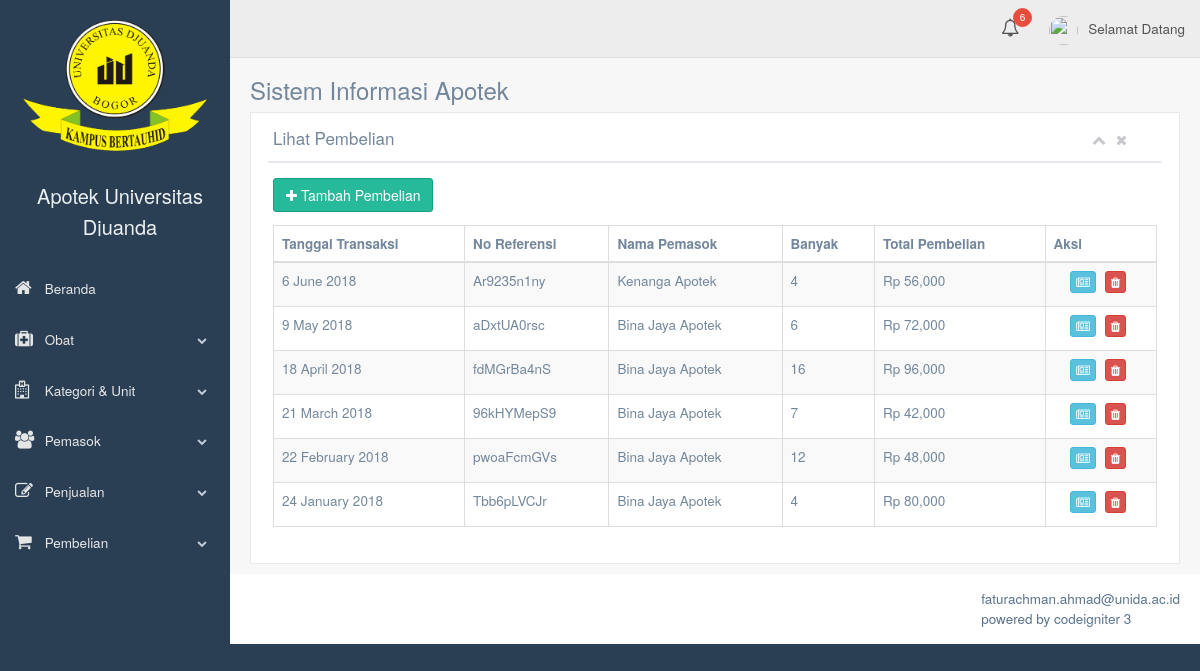
The app's page /example/table_purchase with its own data.
### tables this page shows
CREATE TABLE IF NOT EXISTS `table_purchase` (
  `id_pembelian` int(5) NOT NULL AUTO_INCREMENT,
  `ref` varchar(10) NOT NULL,
  `nama_obat` varchar(30) NOT NULL,
  `harga_beli` int(11) NOT NULL,
  `banyak` int(3) NOT NULL,
  `subtotal` int(11) NOT NULL,
  `nama_pemasok` varchar(40) NOT NULL,
  `tgl_beli` date NOT NULL,
  `grandtotal` int(11) NOT NULL,
  PRIMARY KEY (`id_pembelian`)
);

### application/libraries/Template.php (called while the page is built, shortened)
<?php
class Template {
    var $CI;
    function __construct() {
        $this->CI = & get_instance();
    }
    function set_parser($parser, $method = NULL) {
        $this->CI->load->library($parser);
    }
    function write_view($region, $view, $data = NULL, $overwrite = FALSE) {
        $content = $this->CI->load->view($view, $data, TRUE);
    }
}

### application/controllers/Example.php (called while the page is built, shortened)
<?php defined('BASEPATH') OR exit('No direct script access allowed');
class Example extends CI_Controller
{
	function __construct()
	{
        $data['nullstock'] = $this->apotek_data->countstock();
        $data['nullex'] = $this->apotek_data->countex();
        $this->template->write_view('sidenavs', 'template/default_sidenavs', true);
		$this->template->write_view('navs', 'template/default_topnavs.php', $data, true);
	}
	function table_purchase() {
		$data['table_purchase'] = $this->apotek_data->purchase()->result();
		$this->template->write('title', 'Lihat Pembelian', TRUE);
		$this->template->write('header', 'Sistem Informasi Apotek');
		$this->template->write_view('content', 'tes/table_purchase', $data, true);
		$this->template->render();
	}
}

### index.php (called while the page is built, shortened)
<?php
require_once BASEPATH.'core/CodeIgniter.php';

### application/models/apotek_data.php (called while the page is built, shortened)
<?php
class Apotek_data extends CI_Model
{
    function purchase()
    {
        $this->db->select('*');
            $this->db->select_sum('table_purchase.banyak');
            $this->db->group_by('ref');
            $this->db->order_by ('tgl_beli', 'DESC');
            $run_q = $this->db->get('table_purchase');
            return $run_q;
    }
}

### application/views/tes/table_purchase.php (the view, shortened to what this page needs)
<div class="row">
	<div class="col-md-12 col-sm-12 col-xs-12">
		<div class="x_panel">
			<div class="x_title">
				<h2>Lihat Pembelian</h2>
				<ul class="nav navbar-right panel_toolbox">
					<li><a class="collapse-link"><i class="fa fa-chevron-up"></i></a>
					</li>
					<li><a class="close-link"><i class="fa fa-close"></i></a>
					</li>
				</ul>
				<div class="clearfix">
				</div>
			</div>
			<div class="x_content">
				<a href="<?php echo base_url('example/form_purchase') ?>"><button type="button" class="btn btn-success" style="margin-bottom: 13px"><span class="fa fa-plus"></span> Tambah Pembelian </button></a>
				<table id="datatable-buttons" class="table table-striped table-bordered">
					<thead>
						<tr>
							<th>Tanggal Transaksi</th>
							<th>No Referensi</th>
							<th>Nama Pemasok</th>
							<th>Banyak</th>
							<th>Total Pembelian</th>
							<th>Aksi</th>
						</tr>
					</thead>
					<tbody>
						<?php foreach($table_purchase as $p){ ?>
						<tr>
							<td><?php echo date('j F Y',strtotime($p->tgl_beli)) ?></td>
							<td><?php echo $p->ref ?></td>
							<td><?php echo $p->nama_pemasok ?></td>
							<td><?php echo $p->banyak ?></td>
							<td>Rp <?php echo number_format($p->grandtotal) ?></td>
							<td style=" text-align: center;">
								<?php echo anchor('example/purchase_page/'.$p->ref, '<button class="btn btn-info btn-xs" type="button"><span class="fa fa-newspaper-o"></span></button>');?>
								<?php echo anchor('example/remove_purchase/'.$p->ref, '<button class="btn btn-danger btn-xs" type="button"><span class="fa fa-trash"></span></button>');?>
					         </td>
						</tr>
						<?php } ?>
					</tbody>
				</table>
		</div>
	</div>
	</div>
</div>

### records on screen
table_purchase: tgl_beli "6 June 2018", ref "Ar9235n1ny", nama_pemasok "Kenanga Apotek", banyak "4", grandtotal "56,000"
table_purchase: tgl_beli "9 May 2018", ref "aDxtUA0rsc", nama_pemasok "Bina Jaya Apotek", banyak "6", grandtotal "72,000"
table_purchase: tgl_beli "18 April 2018", ref "fdMGrBa4nS", nama_pemasok "Bina Jaya Apotek", banyak "16", grandtotal "96,000"
table_purchase: tgl_beli "21 March 2018", ref "96kHYMepS9", nama_pemasok "Bina Jaya Apotek", banyak "7", grandtotal "42,000"
table_purchase: tgl_beli "22 February 2018", ref "pwoaFcmGVs", nama_pemasok "Bina Jaya Apotek", banyak "12", grandtotal "48,000"
table_purchase: tgl_beli "24 January 2018", ref "Tbb6pLVCJr", nama_pemasok "Bina Jaya Apotek", banyak "4", grandtotal "80,000"

### other values on screen
$nulltol "6"
$header "Sistem Informasi Apotek"
